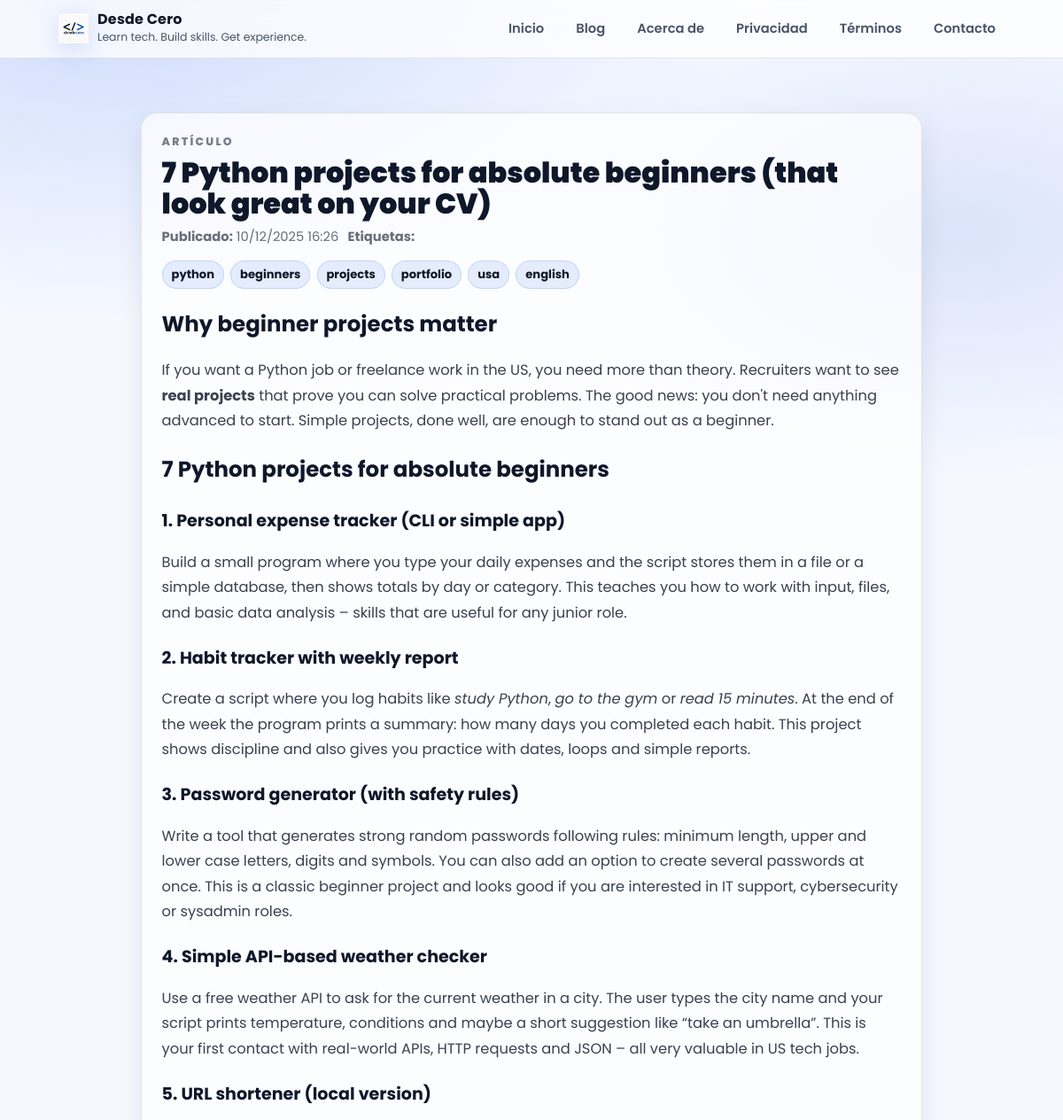
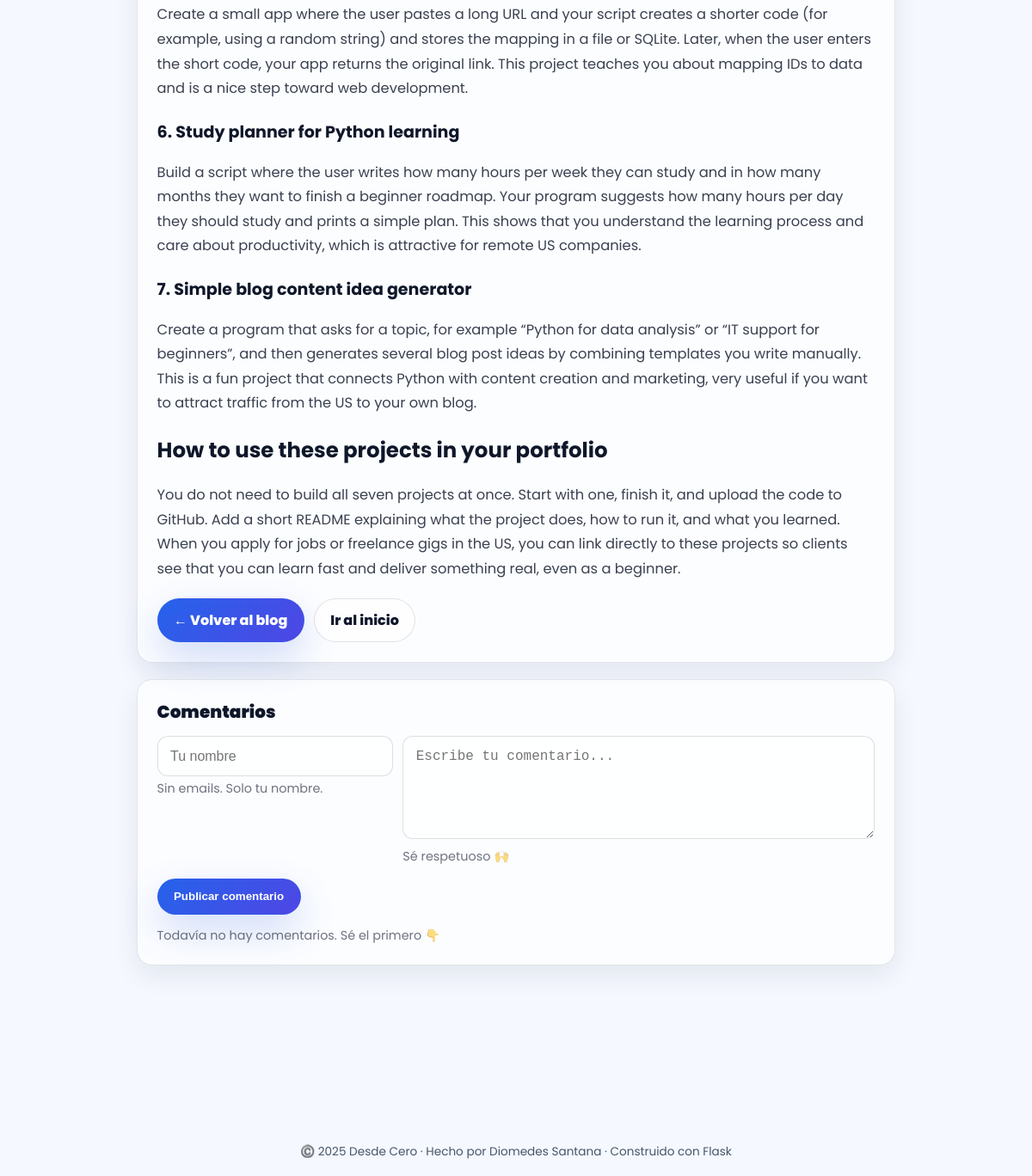
Screenshot of /post/python-beginner-projects-usa-2026 with the database file from the repository (2 pictures, top to bottom).
### tables this page shows
CREATE TABLE posts (
            id      INTEGER PRIMARY KEY AUTOINCREMENT,
            title   TEXT NOT NULL,
            slug    TEXT NOT NULL UNIQUE,
            date    TEXT NOT NULL,      -- formato ISO 'YYYY-MM-DD HH:MM:SS'
            tags    TEXT,
            excerpt TEXT,
            content TEXT NOT NULL
        , content_html TEXT);

### main.py (the view)
@app.route("/post/<slug>", methods=["GET", "POST"])
def post_detail(slug):
    post = get_post_by_slug(slug)
    if not post:
        abort(404)
    if request.method == "POST":
        author = request.form.get("author", "").strip()
        text = request.form.get("text", "").strip()
        if author and text:
            add_comment(post["id"], author, text)
            return redirect(url_for("post_detail", slug=slug))
    comments = get_comments(post["id"])
    return render_template("post_detail.html", post=post, comments=comments)

### main.py (called while the page is built)
def get_conn():
    conn = sqlite3.connect(DB_PATH)
    conn.row_factory = sqlite3.Row  # permite acceder por nombre de columna
    return conn

def get_post_by_slug(slug: str):
    conn = get_conn()
    cur = conn.cursor()
    cur.execute("SELECT * FROM posts WHERE slug = ?", (slug,))
    row = cur.fetchone()
    conn.close()
    return row

def get_comments(post_id: int):
    conn = get_conn()
    cur = conn.cursor()
    cur.execute(
        "SELECT * FROM comments WHERE post_id = ? ORDER BY created_at DESC",
        (post_id,),
    )
    rows = cur.fetchall()
    conn.close()
    return rows

@app.template_filter("fecha")
def formato_fecha(value):
    try:
        if isinstance(value, str):
            dt = datetime.strptime(value, "%Y-%m-%d %H:%M:%S")
        else:
            dt = value
        return dt.strftime("%d/%m/%Y %H:%M")
    except Exception:
        return value

@app.context_processor
def inject_globals():
    now = datetime.utcnow()
    return {
        "now": now,
        "current_year": now.year,
        "site_name": "Desde Cero",
    }

### templates/post_detail.html (shortened to what this page needs)
{% extends "base.html" %}
{% block content %}
<div class="post-wrap">
  <article class="card">
    <p class="kicker">ARTÍCULO</p>
    <h1>{{ post['title'] }}</h1>
    <p class="meta">
      <strong>Publicado:</strong> {{ post['date']|fecha }}
      {% if post['tags'] %}
        <span style="margin-left:.4rem;"><strong>Etiquetas:</strong></span>
      {% endif %}
    </p>
    {% if post['tags'] %}
      <div class="tags">
        {% for t in post['tags'].split(',') %}
          {% set clean = t.strip() %}
          {% if clean %}
            <span class="tag">{{ clean }}</span>
          {% endif %}
        {% endfor %}
      </div>
    {% endif %}
    <div class="post-content">
      {{ post['content']|safe }}
    </div>
    <div class="actions">
      <a class="btn btn-primary" href="{{ url_for('blog_list') }}">← Volver al blog</a>
      <a class="btn" href="{{ url_for('home') }}">Ir al inicio</a>
    </div>
  </article>
  <section class="comments card">
    <h2>Comentarios</h2>
    <form method="POST" action="{{ url_for('post_detail', slug=post['slug']) }}">
      <div class="form-row">
        <div>
          <input type="text" name="author" placeholder="Tu nombre" required>
          <p class="hint">Sin emails. Solo tu nombre.</p>
        </div>
        <div>
          <textarea name="text" placeholder="Escribe tu comentario..." required></textarea>
          <p class="hint">Sé respetuoso 🙌</p>
        </div>
      </div>
      <button type="submit" class="btn btn-primary">Publicar comentario</button>
    </form>
    {% if comments and comments|length > 0 %}
      <div class="comment-list">
        {% for c in comments %}
          <div class="comment">
            <div class="comment-head">
              <span class="comment-author">{{ c['author'] }}</span>
              <span class="comment-date">· {{ c['created_at']|fecha }}</span>
            </div>
            <p class="comment-text">{{ c['text'] }}</p>
          </div>
        {% endfor %}
      </div>
    {% else %}
      <p class="hint" style="margin-top: .9rem;">Todavía no hay comentarios. Sé el primero 👇</p>
    {% endif %}
  </section>
</div>
{% endblock %}

### templates/base.html (style rules this page uses)
:root { --bg: #f5f8ff; --panel: rgba(255,255,255,.78); --panel-strong: #ffffff; --text: #0f172a; --muted: #475569; --border: rgba(15,23,42,.10); --shadow: 0 18px 55px rgba(15, 23, 42, .10); --blue: #1d4ed8; --blue2:#2563eb; --blueSoft:#eaf2ff; --chip:#eef2ff; }
* { box-sizing:border-box; }
body { margin:0; font-family:"Poppins", sans-serif; background: radial-gradient(1200px 600px at 10% 0%, rgba(37,99,235,.18), transparent 60%), radial-gradient(900px 500px at 90% 10%, rgba(29,78,216,.12), transparent 55%), var(--bg); color:var(--text); }
.card { background: var(--panel); border: 1px solid var(--border); border-radius: 22px; box-shadow: var(--shadow); }
.btn { display:inline-flex; align-items:center; justify-content:center; gap:8px; padding: 11px 16px; border-radius: 999px; border: 1px solid var(--border); background: rgba(255,255,255,.8); color: var(--text); text-decoration:none; font-weight:700; transition: .15s ease; cursor:pointer; }
.btn-primary { background: linear-gradient(135deg, var(--blue), var(--blue2)); color:white; border-color: rgba(29,78,216,.35); box-shadow: 0 18px 45px rgba(29,78,216,.20); }

### templates/post_detail.html (style rules this page uses)
.post-wrap { max-width: 920px; margin: 0 auto; padding: 2.2rem 1.2rem 4rem; }
.card { border-radius: 18px; padding: 1.4rem 1.4rem; background: rgba(255,255,255,.72); border: 1px solid rgba(15,23,42,.10); box-shadow: 0 12px 30px rgba(15,23,42,.08); }
.kicker { font-size:.78rem; letter-spacing:.18em; text-transform: uppercase; color: rgba(15,23,42,.55); font-weight: 800; margin: 0 0 .5rem; }
h1 { margin: 0 0 .6rem; color:#0f172a; font-weight: 900; line-height: 1.1; font-size: 2rem; }
.meta { color: rgba(15,23,42,.62); font-size: .92rem; margin: 0 0 1rem; }
.tags { display:flex; flex-wrap:wrap; gap:.45rem; margin-top:.55rem; }
.tag { display:inline-flex; padding:.32rem .62rem; border-radius:999px; background: rgba(37,99,235,.10); border: 1px solid rgba(37,99,235,.18); color:#0f172a; font-size:.82rem; font-weight:700; }
.post-content { margin-top: 1rem; color: rgba(15,23,42,.82); line-height: 1.75; font-size: 1.02rem; }
.post-content h2, .post-content h3 { color:#0f172a; margin: 1.2rem 0 .5rem; }
.actions { display:flex; gap:.7rem; flex-wrap:wrap; margin-top: 1.2rem; }
.btn { display:inline-flex; align-items:center; justify-content:center; gap:.5rem; padding: .78rem 1.15rem; border-radius: 999px; text-decoration:none; font-weight: 800; border: 1px solid rgba(15,23,42,.12); background: rgba(255,255,255,.65); color: #0f172a; transition: .15s ease; }
.btn-primary { background: linear-gradient(135deg, #2563eb, #4f46e5); border-color: rgba(37,99,235,.25); color: white; }
.comments { margin-top: 1.2rem; }
.comments h2 { margin: 0 0 .8rem; font-size: 1.25rem; color:#0f172a; font-weight: 900; }
.form-row { display:grid; gap:.7rem; margin-bottom: .9rem; }
@media (min-width: 700px) { .form-row { grid-template-columns: 1fr 2fr; align-items:start; } }
input, textarea { width:100%; padding:.85rem .9rem; border-radius: 12px; border: 1px solid rgba(15,23,42,.14); background: rgba(255,255,255,.75); outline: none; font-size: 1rem; color:#0f172a; }
textarea { min-height: 120px; resize: vertical; }
.hint { color: rgba(15,23,42,.60); font-size: .9rem; margin: .2rem 0 0; }

### rows the page displays
posts: title "7 Python projects for absolute beginners (that look great on your CV)", date|fecha "10/12/2025 16:26", content "Why beginner projects matter If you want a Python job or freelance work in the US, you need more than theory. Recruiters want to see real projects that prove you can solve practical problems. The good news: you don't need anything advanced to start. Simple projects, done well, are enough to stand out as a beginner. 7 Python projects for absolute beginners 1. Personal expense tracker (CLI or simple app) Build a small program where you type your daily expenses and the script stores them in a file or a simple database, then shows totals by day or category. This teaches you how to work with input, files, and basic data analysis – skills that are useful for any junior role. 2. Habit tracker with…"

### other values shown
{{ clean }} "python" "beginners" "projects" "portfolio" "usa" "english"
